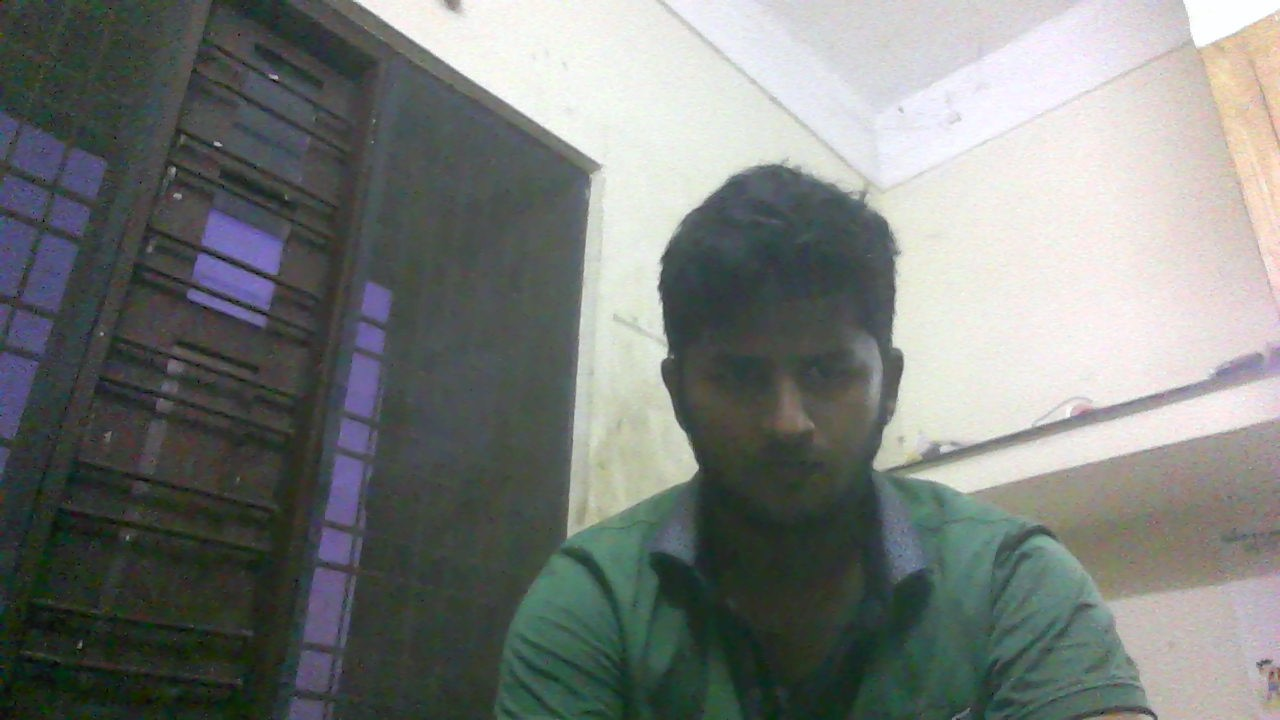
#> input picture python_btp/c1.jpg, 1280 x 720 px; the run also reads 1 picture not shown here
$ python fd2.py
#> lines starting #> are read from the running program, lines starting #| are printed output that depends on the picture
import numpy as np
import cv2
from matplotlib import pyplot as plt

img1 = cv2.imread('c1.jpg',0)          # queryImage
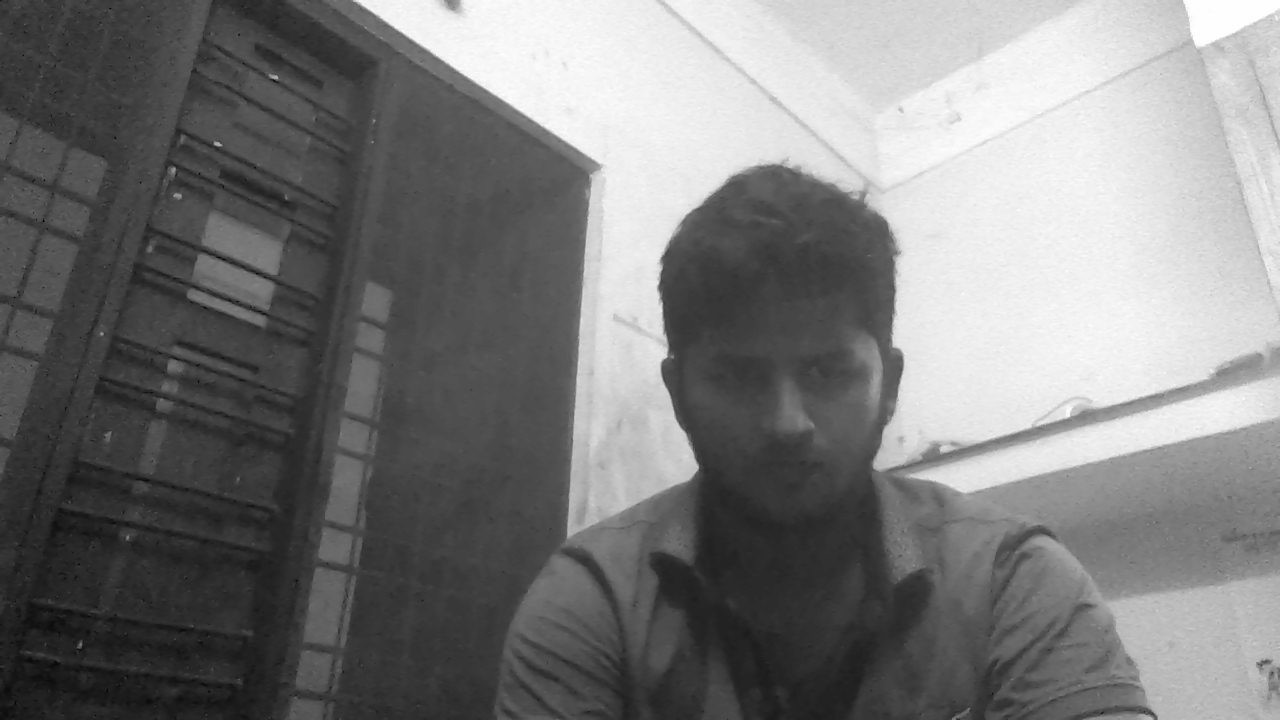
#> img1: shape (720, 1280); min 0, max 255, mean 122.2
img2 = cv2.imread('c2.jpg',0) # trainImage
#> img2: shape (720, 1280); min 0, max 255, mean 122

# Initiate SIFT detector
sift = cv2.SIFT_create()

# find the keypoints and descriptors with SIFT
kp1, des1 = sift.detectAndCompute(img1,None)
#> kp1 = 443 keypoints; strongest (x, y, size): (627, 437, 98.4), (275, 77, 3.2), (1006, 365, 173.2), (894, 366, 16.7)
kp2, des2 = sift.detectAndCompute(img2,None)
#> kp2 = 405 keypoints; strongest (x, y, size): (627, 442, 96.2), (217, 144, 3.4), (1019, 348, 188.1), (275, 77, 3.4)

# BFMatcher with default params
bf = cv2.BFMatcher()
matches = bf.knnMatch(des1,des2, k=2)
#> matches = 443 matches

# Apply ratio test
good = []
for m,n in matches:
    if m.distance < 0.75*n.distance:
        good.append([m])
#> after the loop, good = 122 matches

# cv2.drawMatchesKnn expects list of lists as matches.
#> (the run stopped early here; a loop or call above may not have finished)
